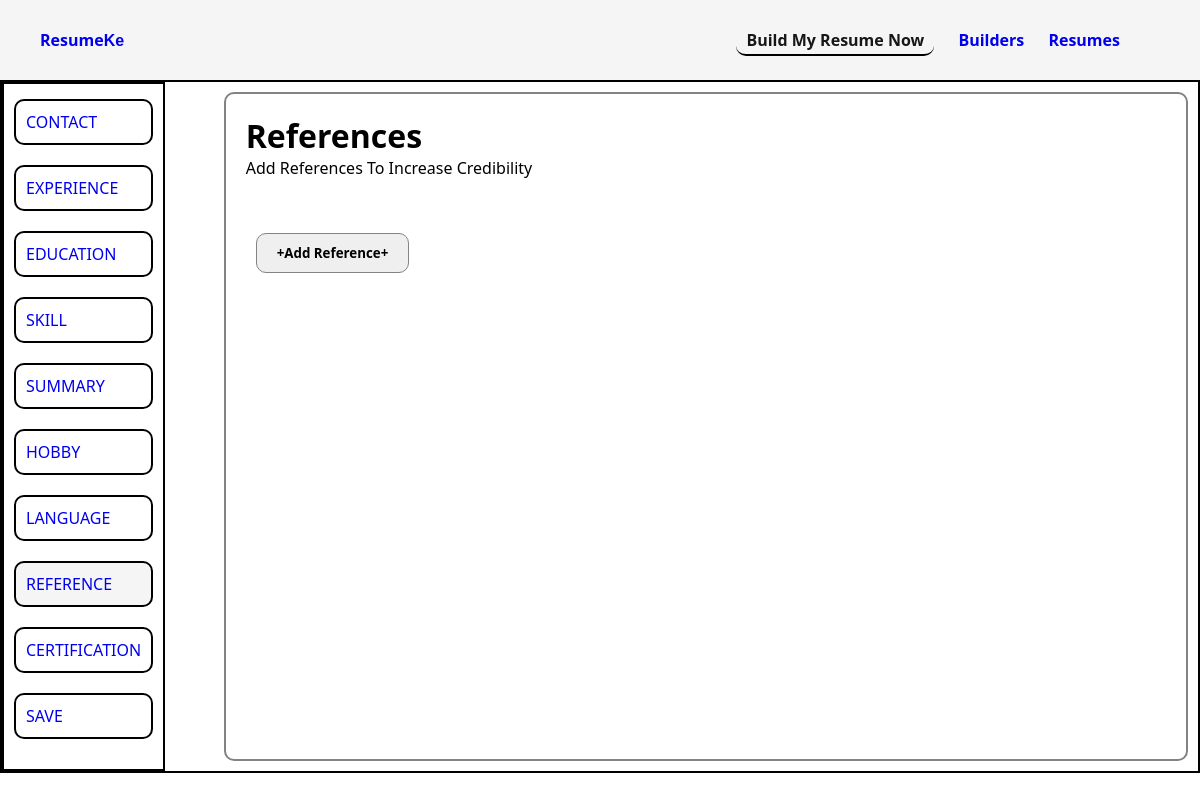
/client/reference/ (signed in), run on an earlier commit of the app's database.
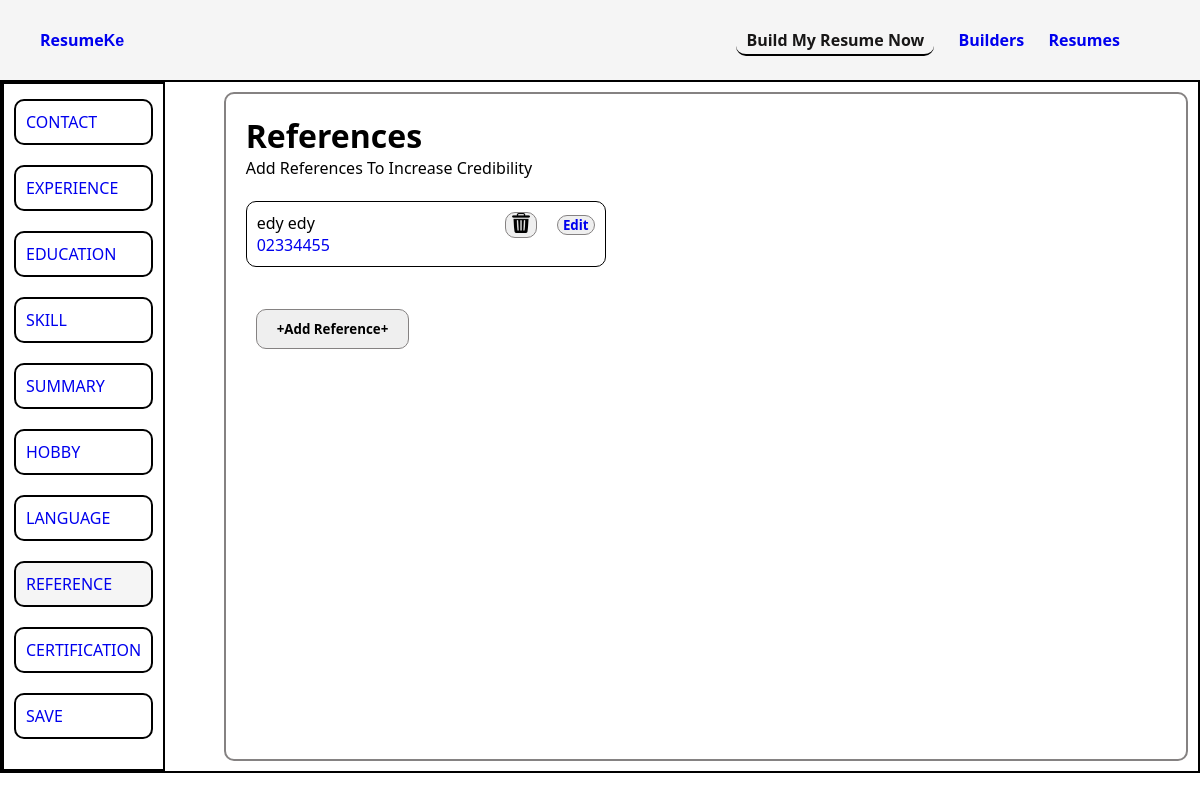
And on a later commit of the database.
### client/models.py (models this page shows, shortened)
class Reference(models.Model):
    client = models.ForeignKey(Client, on_delete=models.CASCADE)
    name = models.CharField(max_length=100, default='')
    in_which_company = models.CharField(max_length=100, default='')
    phone_number = models.CharField(
        max_length=15, default='',
        validators=[RegexValidator(regex=r'^\+?1?\d{9,15}$', message="Phone number must be entered in the format: '+999999999'. Up to 15 digits allowed.")]
    )
    email = models.EmailField(max_length=100, default='')

### client/views.py (the view)
# urls.py: path('reference/', reference, name="client_reference_page"),
@login_required
def reference(request):
    client = get_object_or_404(Client, user=request.user)
    references = Reference.objects.filter(client=client)
    if request.method == 'POST':
        reference_form = ReferenceForm(request.POST)
        if reference_form.is_valid():
            reference = reference_form.save(commit=False)
            reference.client = client
            reference.save()
            return redirect("client:client_reference_page")
    else:
        reference_form = ReferenceForm()
    return render(request, "reference/index.html", {
        "references":references,
        "reference_form":reference_form,
        "active_page":"reference",
    })

### client/templates/reference/index.html (shortened to what this page needs)
 {% extends "base.html" %}
{% block head %}
    {% load static %}
    <link rel="stylesheet" href="{% static 'css/builder/input.css' %}">
{% endblock head %}
{% block body %}
<div class="input-page">
    {% include "left-navbar.html" with active_page="reference" %}
    <div class="experience-section right-side">
        <h1>References</h1>
        <p>Add References To Increase Credibility</p>
        <br>
        {% for reference in references %}
            <div id="experiences">
                <a href="{% url 'client:edit_reference' reference.pk %}" class="experiences">
                    <p>{{reference.name}}</p>
                    <p>{{reference.phone_number}}</p>
                </a>
                <form method="post" action="{% url 'client:delete_reference' reference.pk %}" class="del-btn skill-del-btn">
                    <button type="submit"><img src="{% static 'assets/bin.png' %}" alt="delete-icon"/></button>
                    <button><a href="{% url 'client:edit_reference' reference.pk %}">Edit</a></button>
                </form>
            </div>
        {% endfor %}
        <br>
        <button class="add-experience-btn">+Add Reference+</button>
    </div>
</div>
{% endblock body %}

What changed in the data, as far as the page shows it:
added Reference: name "edy edy", phone_number "02334455"
